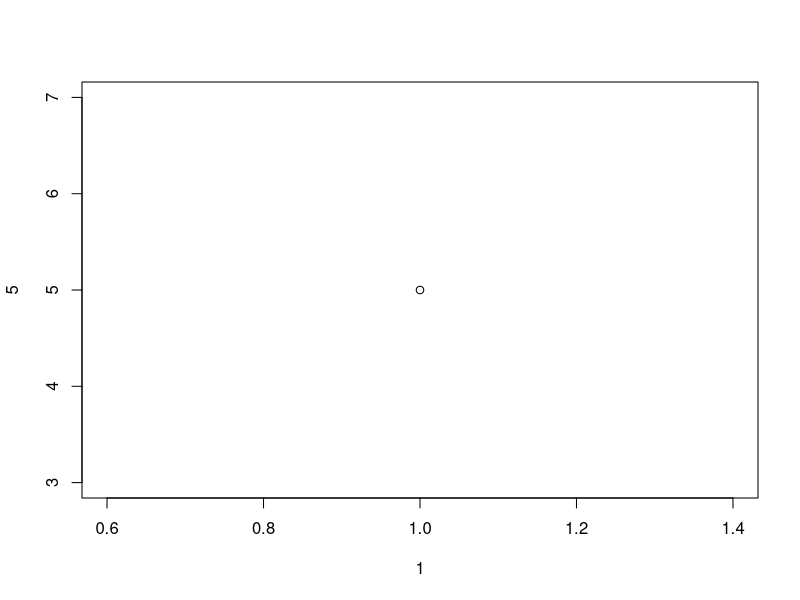

Write the R code that produced this figure.
## ---- chunk 1
# Try your first R command
2 + 2
## ---- chunk 2

2 + 2
10 - 3
4 * 5
20 / 4
3^2      # three squared

## ---- chunk 3
3 < 5
3 > 5
3 == 3    # equal to
3 != 5    # not equal to

## ---- chunk 4
x <- 5
## ---- chunk 5

x <- 5

## ---- chunk 6
x
x * 3

## ---- chunk 7
x <- 210
y <- 15
x / y

## ---- chunk 8

plot(1, 5)

## ---- chunk 9

print("Hello from the IFP!")

## ---- chunk 10

# Packages used in this document
library(tidyverse)

## ---- chunk 11
library(tidyverse)

scores <- read_csv("ifp_scores.csv")
scores

## ---- chunk 12
dim(scores)
## ---- chunk 13
glimpse(scores)
